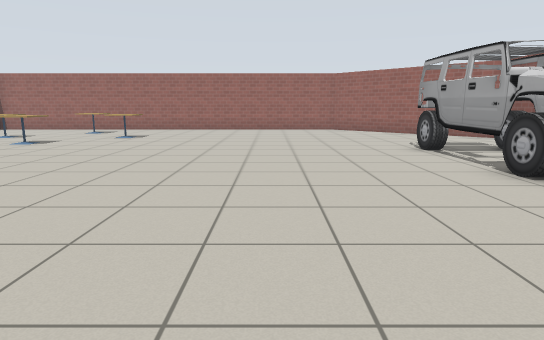
view 1 (above)

12 first-person views from a walk through a world built for the Gazebo simulator. The camera is 1 m above the floor, tilts 10° down and sees 75° across. The lines on the ground mark 1 m squares. The floor is counted in squares, 1 m on a side. Each view is taken from the middle of a square. On the plan, view 1 faces up. The plan holds only what a view shows up to about 13 squares ahead; the rest is blank. Simple patterns stand in for the simulator's built-in surfaces.

view 2
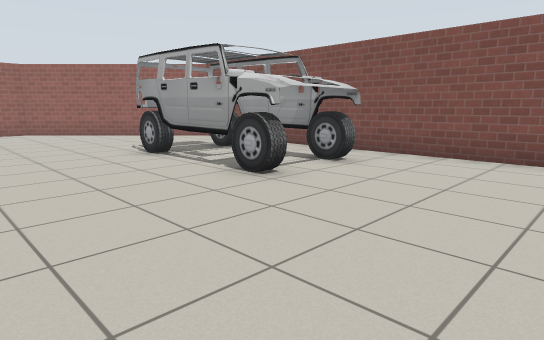

view 3
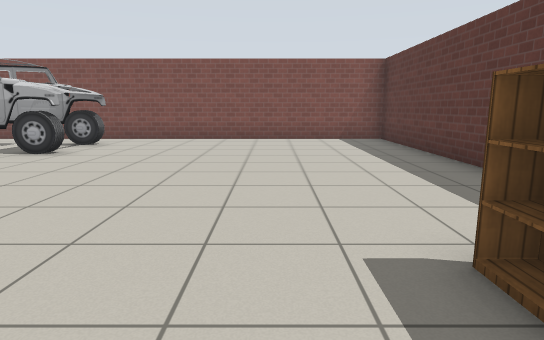

view 4
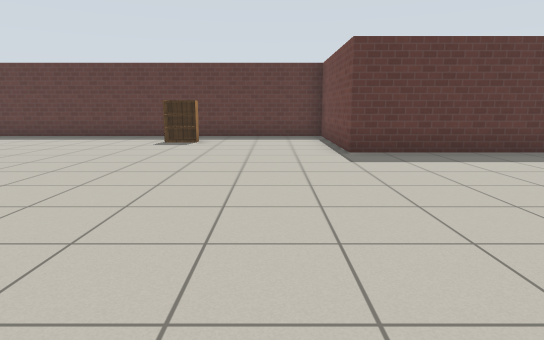

view 5
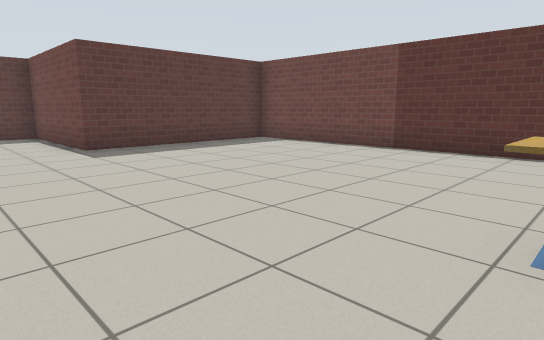

view 6
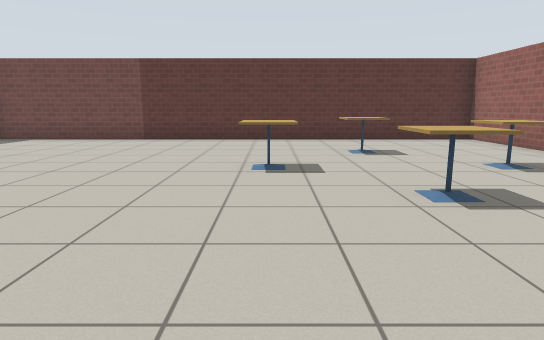

view 7
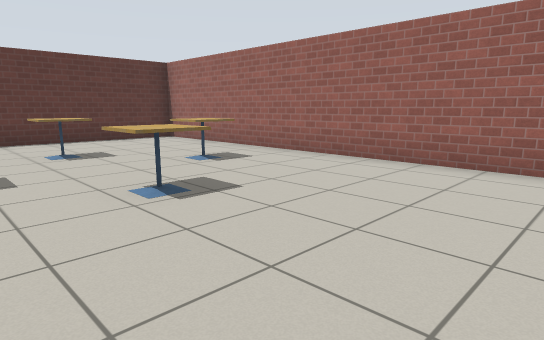

view 8
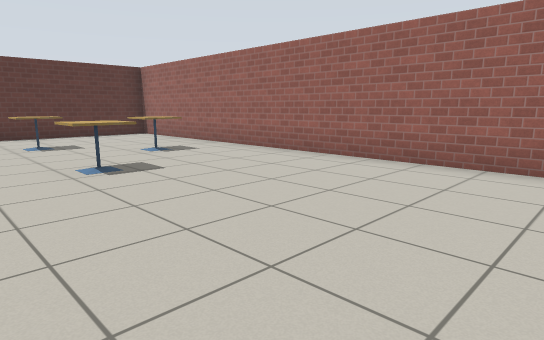

view 9
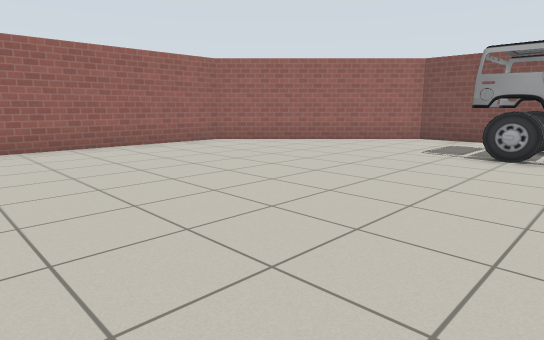

view 10
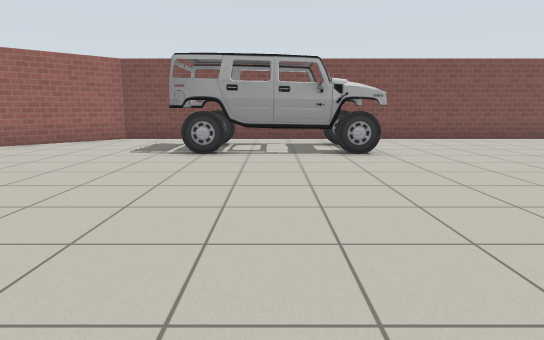

view 11
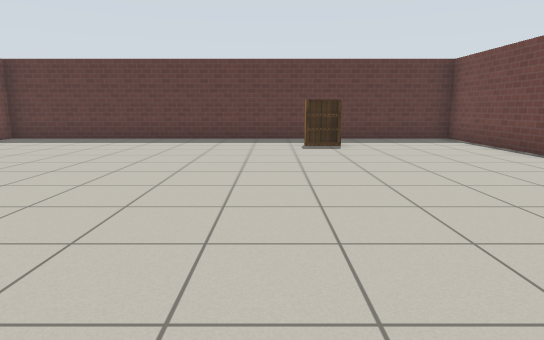

view 12
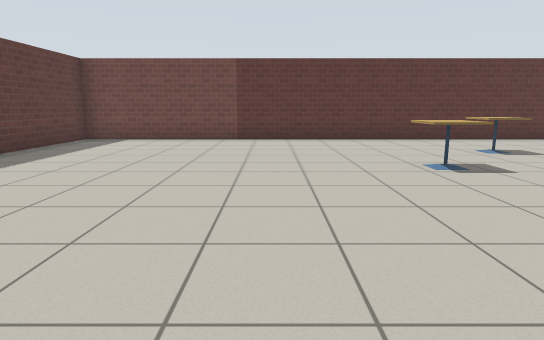

### Floor plan
Key: @ floor where view 1 was taken; # wall or solid block; . floor; T cafe table; C car; B bookshelf.
Columns run from 13 left of view 1 to 8 right of it. Each row starts with its distance up from view 1.
 17 #################
 16 #...............##
 15 #................##
 14 #.....T...........##
 13 #..................##
 12 #...T...T...........##
 11 #....................#
 10 #.....T..............#
  9 #................CCC.#
  8 #................CCC.#
  7 #................CCC.#
  6 #................CCC.#
  5 #................CCC.#
  4 #....................#
  3 #....................#
  2 #....................#
  1 #######..............#
  0       #......@.......#
 -1       #...B..........#
 -2       #...BB.........#
 -3       #..............#
 -4       ################

Positions as (right, up) in squares from view 1, and headings:
1: (0, 0), facing up
2: (0, 1), facing up-right
3: (-4, 0), facing right
4: (-5, 9), facing down
5: (-4, 10), facing down-left
6: (-1, 10), facing left
7: (-1, 10), facing up-left
8: (1, 10), facing up-left
9: (-4, 7), facing up-right
10: (-4, 7), facing right
11: (-1, 8), facing down
12: (-1, 7), facing left
